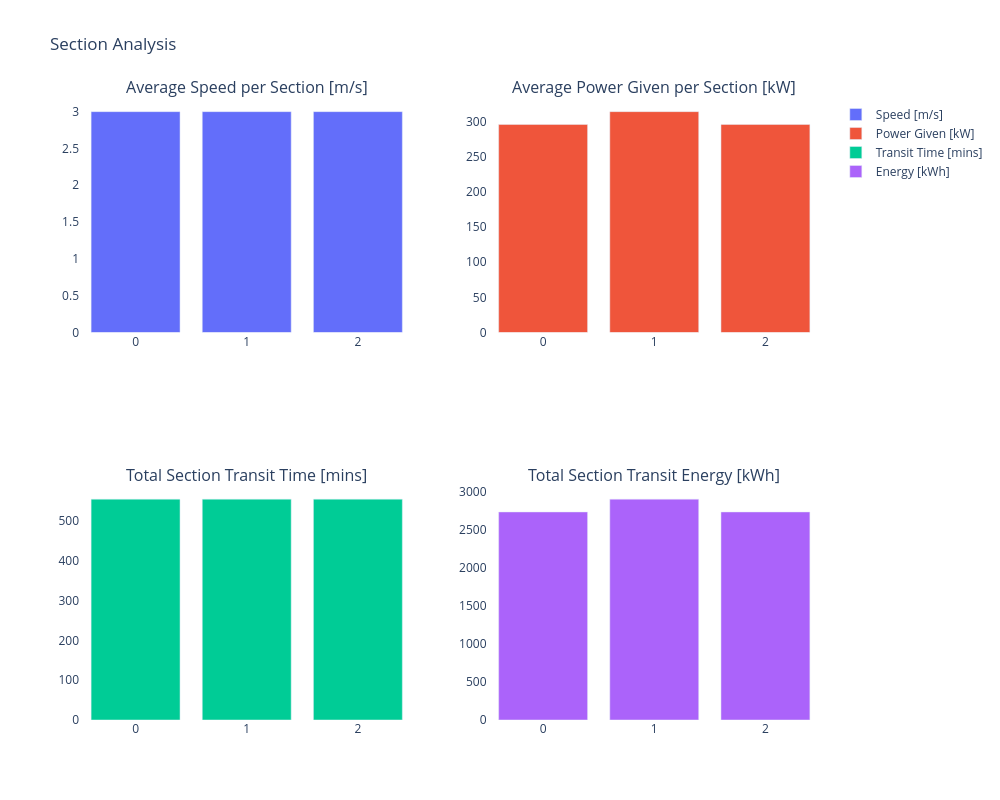

Here is the notebook cell this chart was saved with:
### Code cell
# Calculate average speed
average_speed = df_eventtable_energy_fuel['distance (m)'] / df_eventtable_energy_fuel['duration (s)']

# Calculate durations in minutes
durations = [
    (row['stop time'] - row['start time']).total_seconds() / 60
    for _, row in df_eventtable_energy_fuel.iterrows()
]

# Create 2x2 subplot figure
fig = make_subplots(rows=2, cols=2, subplot_titles=[
    'Average Speed per Section [m/s]',
    'Average Power Given per Section [kW]',
    'Total Section Transit Time [mins]',
    'Total Section Transit Energy [kWh]'
])

# Add bar charts to subplots
fig.add_trace(go.Bar(x=df.index, y=average_speed, name='Speed [m/s]'), row=1, col=1)
fig.add_trace(go.Bar(x=df.index, y=df_eventtable_energy_fuel['P_given (kW)'], name='Power Given [kW]'), row=1, col=2)
fig.add_trace(go.Bar(x=df.index, y=durations, name='Transit Time [mins]'), row=2, col=1)
fig.add_trace(go.Bar(x=df.index, y=df_eventtable_energy_fuel['total_energy (kWh)'], name='Energy [kWh]'), row=2, col=2)

# Update layout
fig.update_layout(
    height=800,
    width=1000,
    title_text='Section Analysis',
    plot_bgcolor='white'
)

fig.show()

### Figure 1 — Plotly figure (JSON) as saved in the notebook; plotly's stock layout.template omitted (floating-point values rounded to 4 significant figures)
{"data": [{"name": "Speed [m/s]", "type": "bar", "x": [0, 1, 2, 3, 4, 5], "xaxis": "x", "y": [3.0, 3.0, 3.0], "yaxis": "y"}, {"name": "Power Given [kW]", "type": "bar", "x": [0, 1, 2, 3, 4, 5], "xaxis": "x2", "y": [295.8, 314.1, 295.8], "yaxis": "y2"}, {"name": "Transit Time [mins]", "type": "bar", "x": [0, 1, 2, 3, 4, 5], "xaxis": "x3", "y": [555.6, 555.6, 555.6], "yaxis": "y3"}, {"name": "Energy [kWh]", "type": "bar", "x": [0, 1, 2, 3, 4, 5], "xaxis": "x4", "y": [2739.0, 2908.0, 2739.0], "yaxis": "y4"}], "layout": {"annotations": [{"font": {"size": 16}, "showarrow": false, "text": "Average Speed per Section [m/s]", "x": 0.225, "xanchor": "center", "xref": "paper", "y": 1, "yanchor": "bottom", "yref": "paper"}, {"font": {"size": 16}, "showarrow": false, "text": "Average Power Given per Section [kW]", "x": 0.775, "xanchor": "center", "xref": "paper", "y": 1, "yanchor": "bottom", "yref": "paper"}, {"font": {"size": 16}, "showarrow": false, "text": "Total Section Transit Time [mins]", "x": 0.225, "xanchor": "center", "xref": "paper", "y": 0.375, "yanchor": "bottom", "yref": "paper"}, {"font": {"size": 16}, "showarrow": false, "text": "Total Section Transit Energy [kWh]", "x": 0.775, "xanchor": "center", "xref": "paper", "y": 0.375, "yanchor": "bottom", "yref": "paper"}], "height": 800, "plot_bgcolor": "white", "title": {"text": "Section Analysis"}, "width": 1000, "xaxis": {"anchor": "y", "domain": [0, 0.45]}, "xaxis2": {"anchor": "y2", "domain": [0.55, 1]}, "xaxis3": {"anchor": "y3", "domain": [0, 0.45]}, "xaxis4": {"anchor": "y4", "domain": [0.55, 1]}, "yaxis": {"anchor": "x", "domain": [0.625, 1]}, "yaxis2": {"anchor": "x2", "domain": [0.625, 1]}, "yaxis3": {"anchor": "x3", "domain": [0, 0.375]}, "yaxis4": {"anchor": "x4", "domain": [0, 0.375]}}}
